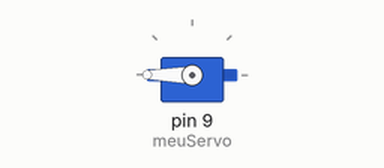
Simulated run of this sketch. Board: Arduino Nano, built with avr-gcc and run on an emulated ATmega328P. Parts: servo.

Above: at 0.05 s.
At 3.5 s:
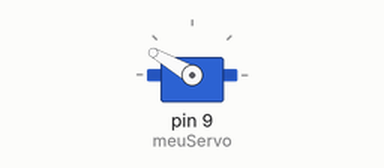
At 7.0 s:
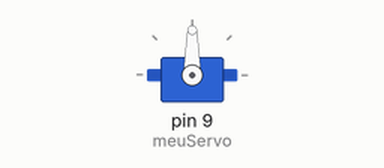
At 14.0 s:
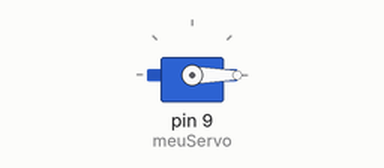
Timing chart, 0 to 18.2 s (numbered marks = the images above):
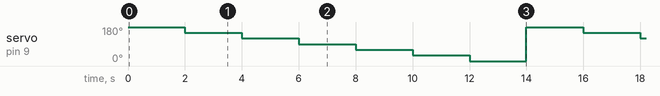

Measured:
- by itself, servo on pin 9 (meuServo): repeats every 14.0 s: 120° 2.0 s, 90° 2.0 s, 60° 2.0 s, 30° 2.0 s, 0° 2.0 s, 180° 2.0 s, 150° 2.0 s

The sketch:

aula7ServoMotor.ino
```cpp
/*
 -------------------------------------------------------------------
  Aulas Online - LSI-TEC: IOT104 Programação física com Arduino
  Programa/hardware: 013 - Aula 7 Servo motor o que é e como usar

  Descrição: Controlando o angulo de um servo motor. a cada 2 seg
  desloca 90 graus
  YouTube: https://youtu.be/ATn8xTQGnWI

  Autor: Marcelo Wecchi
  Revisão: 16Fev2022
-------------------------------------------------------------------*/

#include <Servo.h>

Servo meuServo;

void setup() {
  meuServo.attach(9);
}

void loop() {
  for (int angulo = 180; angulo >= 0; angulo -= 30){
    meuServo.write(angulo);
    delay(2000);
  }
}
```
